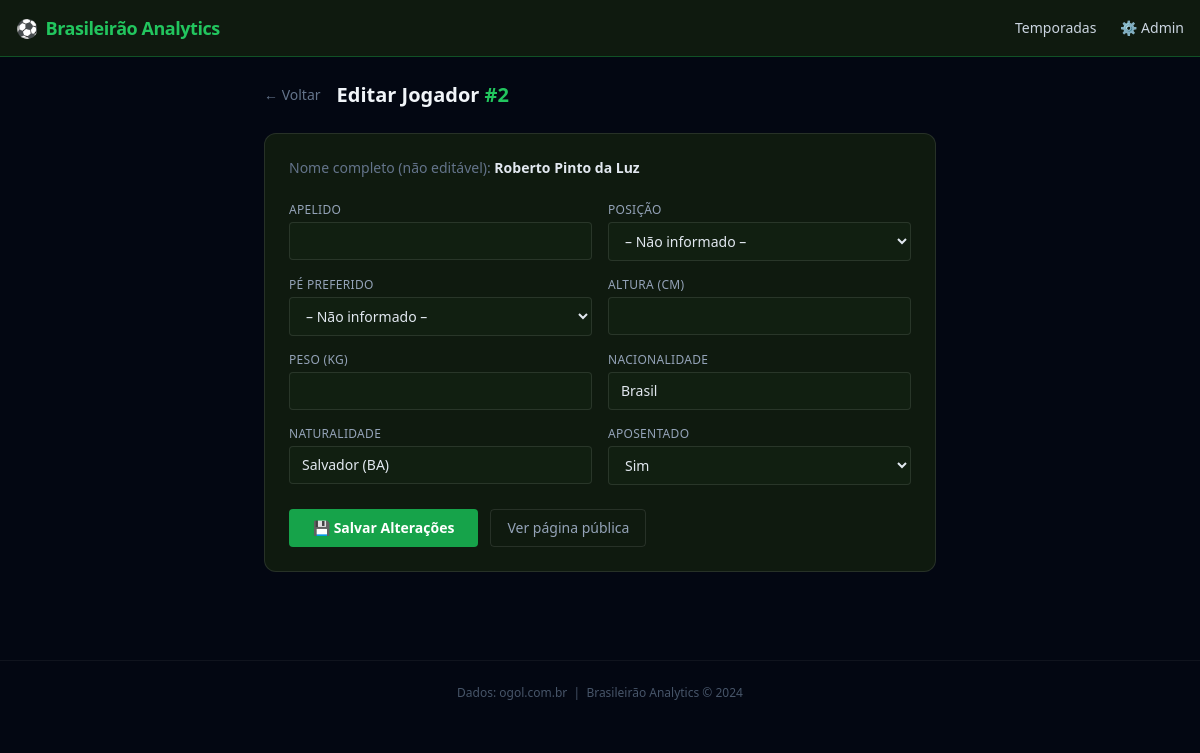
Screenshot of /admin/jogador/2 with the database file from the repository.
### tables this page shows
CREATE TABLE jogadores (
    id            INTEGER PRIMARY KEY,
    nome          TEXT NOT NULL,
    apelido       TEXT,
    nascimento    TEXT,
    falecimento   TEXT,
    nacionalidade TEXT,
    naturalidade  TEXT,
    altura        INTEGER,
    peso          INTEGER,
    posicao       TEXT,
    pe_preferido  TEXT,
    aposentado    INTEGER DEFAULT 0
);

### teste/app.py (the view, shortened to what this page needs)
@app.route("/admin/jogador/<int:jogador_id>", methods=["GET", "POST"])
def admin_jogador(jogador_id: int):
    db = get_db()
    info = q1("SELECT * FROM jogadores WHERE id = ?", (jogador_id,))
    if not info:
        return render_template("erro.html", msg="Jogador não encontrado."), 404
    return render_template("admin_jogador.html", jogador=info)

### teste/app.py (called while the page is built)
def get_db() -> sqlite3.Connection:
    if "db" not in g:
        g.db = sqlite3.connect(DATABASE)
        g.db.row_factory = sqlite3.Row
        g.db.execute("PRAGMA foreign_keys=ON")
    return g.db

def q(sql: str, params=()) -> list[dict]:
    cur = get_db().execute(sql, params)
    cols = [d[0] for d in cur.description]
    return [dict(zip(cols, row)) for row in cur.fetchall()]

def q1(sql: str, params=()) -> dict | None:
    rows = q(sql, params)
    return rows[0] if rows else None

### teste/templates/admin_jogador.html (shortened to what this page needs)
{% extends "base.html" %}
{% block content %}
<div class="max-w-2xl mx-auto">
    <div class="flex items-center gap-4 mb-6">
        <a href="/admin?entidade=jogador" class="text-sm text-slate-500 hover:text-brand-light">← Voltar</a>
        <h1 class="text-xl font-bold text-slate-100">
            Editar Jogador <span class="text-brand-light">#{{ jogador.id }}</span>
        </h1>
    </div>
    <div class="bg-pitch-800 rounded-xl border border-white/10 p-6">
        <p class="text-sm text-slate-500 mb-6">
            Nome completo (não editável): <strong class="text-slate-200">{{ jogador.nome }}</strong>
        </p>
        <form method="POST">
            <div class="grid grid-cols-1 sm:grid-cols-2 gap-4">
                {% macro field(label, name, value, type='text', options=None) %}
                <div>
                    <label class="block text-xs text-slate-400 uppercase tracking-wide mb-1">{{ label }}</label>
                    {% if options %}
                    <select name="{{ name }}" class="w-full bg-pitch-700 border border-white/10 focus:border-brand
                           text-slate-200 text-sm rounded px-3 py-2 focus:outline-none">
                        <option value="">– Não informado –</option>
                    </select>
                    {% else %}
                    <input type="{{ type }}" name="{{ name }}" value="{{ value or '' }}" class="w-full bg-pitch-700 border border-white/10 focus:border-brand
                          text-slate-200 text-sm rounded px-3 py-2 focus:outline-none" />
                    {% endif %}
                </div>
                {% endmacro %}
                {{ field("Apelido", "apelido", jogador.apelido) }}
                {{ field("Posição", "posicao", jogador.posicao,
                options=["Goleiro","Lateral Direito","Lateral Esquerdo","Zagueiro",
                "Volante","Meia","Atacante","Centroavante"]) }}
                {{ field("Pé Preferido", "pe_preferido", jogador.pe_preferido,
                options=["Direito","Esquerdo","Ambidestro"]) }}
                {{ field("Altura (cm)", "altura", jogador.altura, type='number') }}
                {{ field("Peso (kg)", "peso", jogador.peso, type='number') }}
                {{ field("Nacionalidade", "nacionalidade", jogador.nacionalidade) }}
                {{ field("Naturalidade", "naturalidade", jogador.naturalidade) }}
                <div>
                    <label class="block text-xs text-slate-400 uppercase tracking-wide mb-1">Aposentado</label>
                    <select name="aposentado" class="w-full bg-pitch-700 border border-white/10 focus:border-brand
                         text-slate-200 text-sm rounded px-3 py-2 focus:outline-none">
                        <option value="1" {% if jogador.aposentado %}selected{% endif %}>Sim</option>
                    </select>
                </div>
            </div>
            <div class="mt-6 flex gap-3">
                <button type="submit" class="px-6 py-2 bg-brand hover:bg-brand-dark text-white text-sm font-semibold
                       rounded transition">
                    💾 Salvar Alterações
                </button>
                <a href="/jogador/{{ jogador.id }}" class="px-4 py-2 border border-white/10 hover:border-white/20 text-slate-400
                  hover:text-slate-200 text-sm rounded transition">
                    Ver página pública
                </a>
            </div>
        </form>
    </div>
</div>
{% endblock %}

### rows the page displays
jogadores: id "2", nome "Roberto Pinto da Luz", nacionalidade "Brasil", naturalidade "Salvador (BA)", aposentado "Sim"

### other values shown
{{ label }} "APELIDO POSIÇÃO PÉ PREFERIDO ALTURA (CM) PESO (KG) NACIONALIDADE NATURALIDADE"
{{ now.year if now else 2024 }} "2024"
